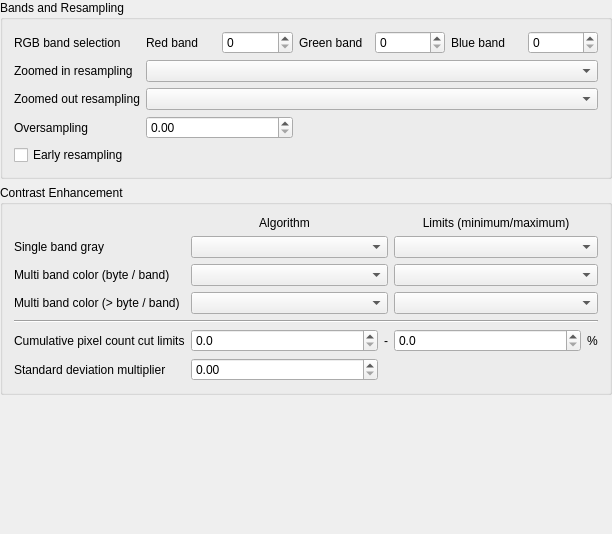
<?xml version="1.0" encoding="UTF-8"?>
<ui version="4.0">
 <class>QgsRasterRenderingOptionsWidgetBase</class>
 <widget class="QWidget" name="QgsRasterRenderingOptionsWidgetBase">
  <property name="geometry">
   <rect>
    <x>0</x>
    <y>0</y>
    <width>612</width>
    <height>534</height>
   </rect>
  </property>
  <property name="sizePolicy">
   <sizepolicy hsizetype="Minimum" vsizetype="Minimum">
    <horstretch>0</horstretch>
    <verstretch>0</verstretch>
   </sizepolicy>
  </property>
  <property name="windowTitle">
   <string>GPS Device Editor</string>
  </property>
  <layout class="QGridLayout" name="gridLayout">
   <property name="leftMargin">
    <number>0</number>
   </property>
   <property name="topMargin">
    <number>0</number>
   </property>
   <property name="rightMargin">
    <number>0</number>
   </property>
   <property name="bottomMargin">
    <number>0</number>
   </property>
   <item row="1" column="0">
    <widget class="QgsCollapsibleGroupBox" name="groupBox_14">
     <property name="title">
      <string>Bands and Resampling</string>
     </property>
     <layout class="QVBoxLayout" name="verticalLayout_10">
      <item>
       <widget class="QWidget" name="widget" native="true">
        <layout class="QGridLayout" name="gridLayout_35">
         <property name="leftMargin">
          <number>0</number>
         </property>
         <property name="topMargin">
          <number>0</number>
         </property>
         <property name="rightMargin">
          <number>0</number>
         </property>
         <property name="bottomMargin">
          <number>0</number>
         </property>
         <item row="1" column="0">
          <widget class="QLabel" name="lbldefaultZoomedInResampling">
           <property name="text">
            <string>Zoomed in resampling</string>
           </property>
          </widget>
         </item>
         <item row="0" column="2">
          <widget class="QgsSpinBox" name="spnRed"/>
         </item>
         <item row="2" column="0">
          <widget class="QLabel" name="lbldefaultZoomedOutResampling">
           <property name="text">
            <string>Zoomed out resampling</string>
           </property>
          </widget>
         </item>
         <item row="0" column="5">
          <widget class="QLabel" name="label_24">
           <property name="text">
            <string>Blue band</string>
           </property>
          </widget>
         </item>
         <item row="0" column="0">
          <widget class="QLabel" name="label_21">
           <property name="text">
            <string>RGB band selection</string>
           </property>
          </widget>
         </item>
         <item row="0" column="6">
          <widget class="QgsSpinBox" name="spnBlue"/>
         </item>
         <item row="0" column="4">
          <widget class="QgsSpinBox" name="spnGreen"/>
         </item>
         <item row="3" column="0">
          <widget class="QLabel" name="lbldefaultOversampling">
           <property name="text">
            <string>Oversampling</string>
           </property>
          </widget>
         </item>
         <item row="0" column="3">
          <widget class="QLabel" name="label_23">
           <property name="text">
            <string>Green band</string>
           </property>
          </widget>
         </item>
         <item row="1" column="1" colspan="6">
          <widget class="QComboBox" name="mZoomedInResamplingComboBox"/>
         </item>
         <item row="0" column="1">
          <widget class="QLabel" name="label_22">
           <property name="text">
            <string>Red band</string>
           </property>
          </widget>
         </item>
         <item row="2" column="1" colspan="6">
          <widget class="QComboBox" name="mZoomedOutResamplingComboBox"/>
         </item>
         <item row="3" column="1" colspan="2">
          <widget class="QgsDoubleSpinBox" name="spnOversampling"/>
         </item>
         <item row="4" column="0" colspan="7">
          <widget class="QCheckBox" name="mCbEarlyResampling">
           <property name="text">
            <string>Early resampling</string>
           </property>
          </widget>
         </item>
        </layout>
       </widget>
      </item>
     </layout>
    </widget>
   </item>
   <item row="4" column="0">
    <spacer name="verticalSpacer">
     <property name="orientation">
      <enum>Qt::Vertical</enum>
     </property>
     <property name="sizeHint" stdset="0">
      <size>
       <width>20</width>
       <height>35</height>
      </size>
     </property>
    </spacer>
   </item>
   <item row="3" column="0">
    <widget class="QGroupBox" name="groupBox_17">
     <property name="title">
      <string>Contrast Enhancement</string>
     </property>
     <property name="flat">
      <bool>true</bool>
     </property>
     <layout class="QGridLayout" name="gridLayout_2" columnstretch="0,1,0,1,0">
      <item row="1" column="3" colspan="2">
       <widget class="QComboBox" name="cboxContrastEnhancementLimitsSingleBand"/>
      </item>
      <item row="2" column="1" colspan="2">
       <widget class="QComboBox" name="cboxContrastEnhancementAlgorithmMultiBandSingleByte"/>
      </item>
      <item row="5" column="3">
       <widget class="QgsDoubleSpinBox" name="mRasterCumulativeCutUpperDoubleSpinBox">
        <property name="decimals">
         <number>1</number>
        </property>
       </widget>
      </item>
      <item row="5" column="4">
       <widget class="QLabel" name="label_35">
        <property name="text">
         <string>%</string>
        </property>
       </widget>
      </item>
      <item row="1" column="1" colspan="2">
       <widget class="QComboBox" name="cboxContrastEnhancementAlgorithmSingleBand"/>
      </item>
      <item row="0" column="1">
       <widget class="QLabel" name="label_50">
        <property name="text">
         <string>Algorithm</string>
        </property>
        <property name="alignment">
         <set>Qt::AlignCenter</set>
        </property>
       </widget>
      </item>
      <item row="2" column="3" colspan="2">
       <widget class="QComboBox" name="cboxContrastEnhancementLimitsMultiBandSingleByte"/>
      </item>
      <item row="6" column="0">
       <widget class="QLabel" name="label_25">
        <property name="text">
         <string>Standard deviation multiplier</string>
        </property>
       </widget>
      </item>
      <item row="3" column="3" colspan="2">
       <widget class="QComboBox" name="cboxContrastEnhancementLimitsMultiBandMultiByte"/>
      </item>
      <item row="0" column="3" colspan="2">
       <widget class="QLabel" name="label_51">
        <property name="text">
         <string>Limits (minimum/maximum)</string>
        </property>
        <property name="alignment">
         <set>Qt::AlignCenter</set>
        </property>
       </widget>
      </item>
      <item row="5" column="2">
       <widget class="QLabel" name="label_34">
        <property name="text">
         <string>-</string>
        </property>
       </widget>
      </item>
      <item row="5" column="0">
       <widget class="QLabel" name="label_36">
        <property name="text">
         <string>Cumulative pixel count cut limits</string>
        </property>
       </widget>
      </item>
      <item row="1" column="0">
       <widget class="QLabel" name="label_37">
        <property name="text">
         <string>Single band gray</string>
        </property>
       </widget>
      </item>
      <item row="4" column="0" colspan="5">
       <widget class="Line" name="line">
        <property name="orientation">
         <enum>Qt::Horizontal</enum>
        </property>
       </widget>
      </item>
      <item row="5" column="1">
       <widget class="QgsDoubleSpinBox" name="mRasterCumulativeCutLowerDoubleSpinBox">
        <property name="decimals">
         <number>1</number>
        </property>
       </widget>
      </item>
      <item row="2" column="0">
       <widget class="QLabel" name="label_38">
        <property name="text">
         <string>Multi band color (byte / band) </string>
        </property>
       </widget>
      </item>
      <item row="3" column="0">
       <widget class="QLabel" name="label_39">
        <property name="text">
         <string>Multi band color (&gt; byte / band) </string>
        </property>
       </widget>
      </item>
      <item row="3" column="1" colspan="2">
       <widget class="QComboBox" name="cboxContrastEnhancementAlgorithmMultiBandMultiByte"/>
      </item>
      <item row="6" column="1">
       <widget class="QgsDoubleSpinBox" name="spnThreeBandStdDev">
        <property name="maximum">
         <double>10.000000000000000</double>
        </property>
        <property name="singleStep">
         <double>0.100000000000000</double>
        </property>
       </widget>
      </item>
     </layout>
    </widget>
   </item>
  </layout>
 </widget>
 <layoutdefault spacing="6" margin="11"/>
 <customwidgets>
  <customwidget>
   <class>QgsCollapsibleGroupBox</class>
   <extends>QGroupBox</extends>
   <header>qgscollapsiblegroupbox.h</header>
   <container>1</container>
  </customwidget>
  <customwidget>
   <class>QgsSpinBox</class>
   <extends>QSpinBox</extends>
   <header>qgsspinbox.h</header>
  </customwidget>
  <customwidget>
   <class>QgsDoubleSpinBox</class>
   <extends>QDoubleSpinBox</extends>
   <header>qgsdoublespinbox.h</header>
  </customwidget>
 </customwidgets>
 <resources/>
 <connections/>
</ui>
